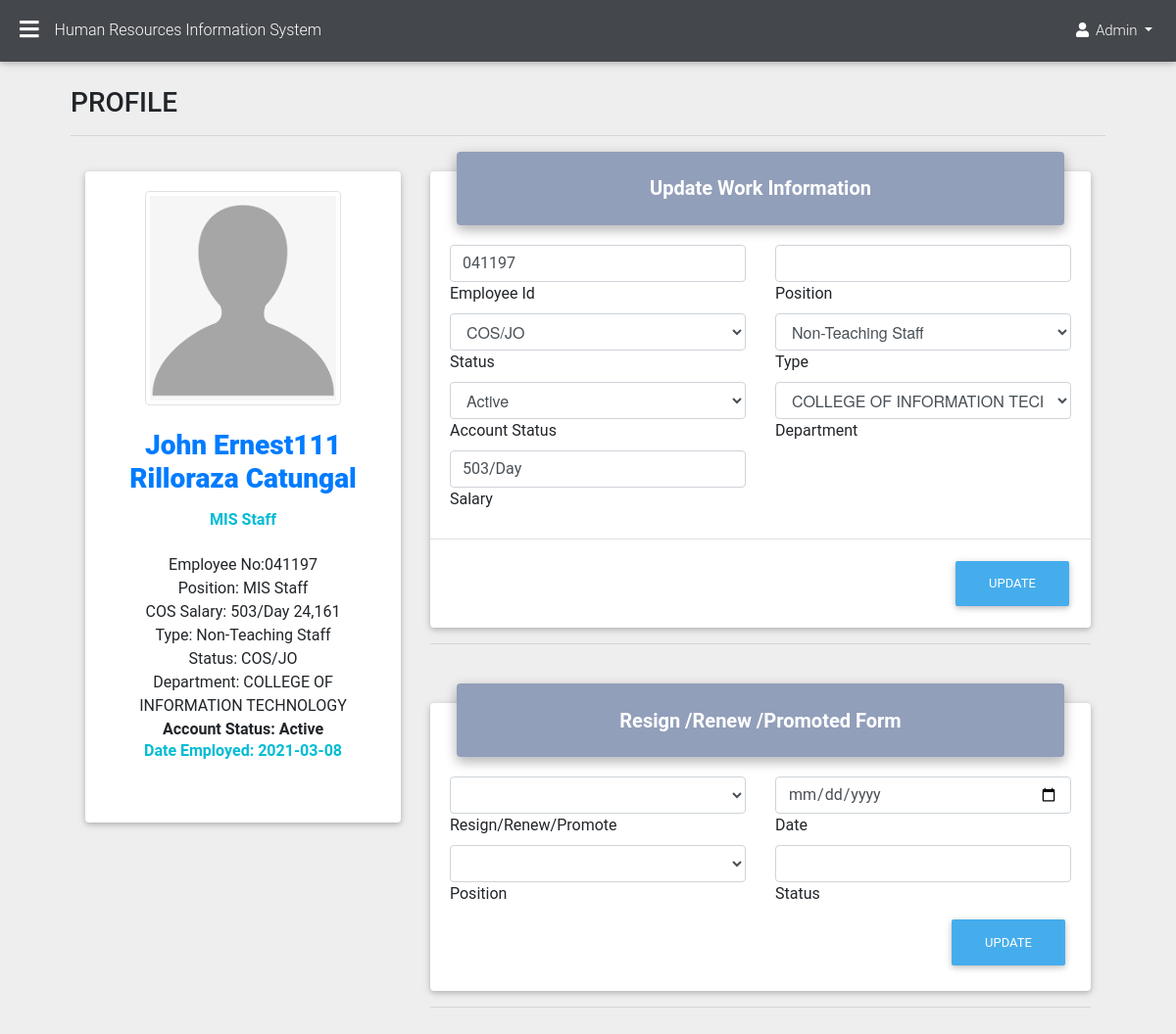
/HR-ADMIN/page/employee/employee_account_update.php (signed in), run on the app's committed database.
### tables this page shows
CREATE TABLE `emp_profile` (
  `profile_id` int(11) NOT NULL,
  `employee_picture` varchar(100) NOT NULL DEFAULT ' ',
  `employee_firstname` varchar(100) NOT NULL DEFAULT ' ',
  `employee_middlename` varchar(100) NOT NULL DEFAULT ' ',
  `employee_lastname` varchar(100) NOT NULL DEFAULT ' ',
  `employee_extensionname` varchar(100) NOT NULL DEFAULT ' ',
  `employee_datebirth` date NOT NULL,
  `employee_placebirth` varchar(100) NOT NULL DEFAULT ' ',
  `employee_sex` varchar(100) NOT NULL DEFAULT ' ',
  `employee_civilstatus` varchar(100) NOT NULL DEFAULT ' ',
  `employee_height` varchar(100) NOT NULL DEFAULT ' ',
  `employee_weight` varchar(100) NOT NULL DEFAULT ' ',
  `employee_bloodtype` varchar(100) NOT NULL DEFAULT ' ',
  `employee_citizenship` varchar(100) NOT NULL DEFAULT ' ',
  `employee_Rblock` varchar(100) NOT NULL DEFAULT ' ',
  `employee_Rstreet` varchar(100) NOT NULL DEFAULT ' ',
  `employee_Rvillage` varchar(100) NOT NULL DEFAULT ' ',
  `employee_Rbarangay` varchar(100) NOT NULL DEFAULT ' ',
  `employee_Rcity` varchar(100) NOT NULL DEFAULT ' ',
  `employee_Rprovince` varchar(100) NOT NULL DEFAULT ' ',
  `employee_Rzipcode` varchar(100) NOT NULL DEFAULT ' ',
  `employee_Pblock` varchar(100) NOT NULL DEFAULT ' ',
  `employee_Pstreet` varchar(100) NOT NULL DEFAULT ' ',
  `employee_Pvillage` varchar(100) NOT NULL DEFAULT ' ',
  `employee_Pbarangay` varchar(100) NOT NULL DEFAULT ' ',
  `employee_Pcity` varchar(100) NOT NULL DEFAULT ' ',
  `employee_Pprovince` varchar(100) NOT NULL DEFAULT ' ',
  `employee_Pzipcode` varchar(100) NOT NULL DEFAULT ' ',
  `employee_telephone` varchar(100) NOT NULL DEFAULT ' ',
  `employee_contact` varchar(100) NOT NULL DEFAULT ' ',
  `employee_gsis` varchar(100) NOT NULL DEFAULT ' ',
  `employee_pagibig` varchar(100) NOT NULL DEFAULT ' ',
  `employee_philhealth` varchar(100) NOT NULL DEFAULT ' ',
  `employee_sss` varchar(100) NOT NULL DEFAULT ' ',
  `employee_tin` varchar(100) NOT NULL DEFAULT ' ',
  `employee_agency` varchar(225) NOT NULL DEFAULT ' ',
  `employee_email` varchar(225) NOT NULL DEFAULT ' ',
  `account_id` int(11) NOT NULL
);

CREATE TABLE `account` (
  `Id` int(11) NOT NULL,
  `employee_id` varchar(100) NOT NULL DEFAULT ' ',
  `password` varchar(100) NOT NULL DEFAULT ' ',
  `role` varchar(100) NOT NULL DEFAULT ' ',
  `employee_position` varchar(100) NOT NULL DEFAULT ' ',
  `employee_department` varchar(100) NOT NULL DEFAULT ' ',
  `employee_salarygrade` varchar(100) NOT NULL DEFAULT ' ',
  `employee_salarystep` varchar(100) NOT NULL DEFAULT ' ',
  `employee_salarycos` varchar(100) NOT NULL DEFAULT ' ',
  `employee_type` varchar(100) NOT NULL DEFAULT ' ',
  `employee_status` varchar(100) NOT NULL DEFAULT ' ',
  `employee_start` varchar(100) NOT NULL DEFAULT ' ',
  `employee_active` varchar(100) NOT NULL DEFAULT ' ',
  `employee_history` varchar(100) NOT NULL DEFAULT ' ',
  `dated` varchar(100) NOT NULL DEFAULT ' '
);

CREATE TABLE `sheet1` (
  `sal_id` int(10) NOT NULL,
  `step` int(1) DEFAULT NULL,
  `amount` varchar(7) DEFAULT NULL,
  `salary_id` int(3) DEFAULT NULL
);

### HR-ADMIN/assets/hr_profile_query.php (called while the page is built, shortened)
<?php
$Id = $_SESSION['Id'];
$conn = dbConnect();
$account = $conn->prepare("SELECT * FROM emp_profile INNER JOIN account ON emp_profile.account_id = account.Id
    INNER JOIN emp_family ON emp_family.account_id =account.Id
    INNER JOIN emp_education ON   emp_education.account_id =account.Id
    INNER JOIN  emp_child ON emp_child.account_id = account.Id
    INNER JOIN emp_hobbies ON emp_hobbies.account_id = account.Id
    INNER JOIN emp_organization ON emp_organization.account_id = account.Id
    INNER JOIN emp_distinction ON emp_distinction.account_id = account.Id
    INNER JOIN emp_reference ON emp_reference.account_id = account.Id
    INNER JOIN emp_gov_id ON emp_gov_id.account_id = account.Id
WHERE account.Id = $Id ");
$account->execute();
$result = $account->fetch(PDO::FETCH_ASSOC);
$Id=$result['Id'];
$employee_id =$result['employee_id'];
$employee_picture=$result['employee_picture'];
    $default_picture ="../PICTURE/default.png";
    if(file_exists($employee_picture)){
        $profile_picture =$employee_picture;
    }else{
        $profile_picture =$default_picture;
    }
    ?>

### HR-ADMIN/assets/employee_profile_query.php (called while the page is built, shortened)
<?php
 $employee_position ='';
    ?>

### HR-ADMIN/page/employee/employee_account_update.php (the view, shortened to what this page needs)
<?php
include "../sidebar1.php";
include "../../assets/employee_profile_query.php";
include "../../assets/update_employee_account.php";
?>
<main>
<div class="">
<h1 class="h3 mb-2 text-gray-800">PROFILE</h1>
<hr>
    <div class="container-fluid">
      <section class="section">
        <div class="row">
          <div class="col-lg-4 mb-4">
            <div class="card card-cascade narrower">
              <div class="card-body card-body-cascade text-center">
              <img width="200" height="200" src="<?php echo $profile_picture;?>" class="mx-auto d-block img-thumbnail"  alt="Responsive-image" >
                <br>
                <div class="row flex-center">
                <div class="card-body pt-0 mt-0">
                  <a  href="employee_profile.php?edit=<?php echo $result['Id'];?>" data-toggle="tooltip" data-placement="top" title="View Personal Data Sheet">
                  <h3 href="employee_profile.php?edit=<?php echo $result['Id'];?>" class="mb-3 font-weight-bold"><center><strong><?php echo $result['employee_firstname'],'
                  ',$result['employee_middlename'],' ', $result['employee_lastname'] ;?></strong></center></h3></a>
                  <h6 class="font-weight-bold cyan-text mb-4"><center><?php echo $result['employee_position'];?></center></h6>
                  <p class="mt-4 text-muted"> <center>Employee No:<?php echo $result['employee_id'];;?>
                      <br>Position: <?php echo $result['employee_position'];?>
                      <?php
                    $conn = dbConnect();
                    $accountss = $conn->prepare("SELECT * FROM account WHERE Id = '$Id'");
                    $accountss->execute();
                    while($resultss = $accountss->fetch(PDO::FETCH_ASSOC)){
                    $Status= $resultss['employee_status'];
                    $salarycos= $resultss['employee_salarycos'];
                    $salgrade =$resultss['employee_salarygrade'];
                    $salstep =$resultss['employee_salarystep'];
                    $Status1 ="     <br>Salary Grade: $salgrade
                    <br>Salary Step:$salstep
                    <br>Salary: ";
                    $COSJO ="  <br>COS Salary: $salarycos  ";
                     if($Status == 'COS/JO'){
                        $Status =  $COSJO;
                    }else{
                        $Status =   $Status1;
                      }
                      echo '<tr>
                                    <td>'.$Status.'</td>
                            </tr>';
                    }
                    ?>
                   <?php
                                  $conn = dbConnect();
                                  $account9 = $conn->prepare("SELECT * FROM sheet1 INNER JOIN account ON account.employee_salarygrade = sheet1.salary_id
                                  AND account.employee_salarystep = sheet1.step WHERE Id = '$Id'");
                                  $account9->execute();
                                  while($result9 = $account9->fetch(PDO::FETCH_ASSOC)):;
                                  echo $result9['amount'];
                                  endwhile;?>
                      <br>Type: <?php echo $result['employee_type'];?>
                      <br>Status:  <?php echo $result['employee_status'];?>
                      <br>Department: <?php echo $result['employee_department'];?>
                      <br ><b>Account Status: <?php echo $result['employee_active'];?> </b></center></p>
                      <h6 class="font-weight-bold cyan-text mb-4"><center>Date Employed: <?php echo $result['employee_start'];?></center></h6>
                  </div>
                </div>
              </div>
                          </div>
          </div>
          <div class="col-lg-8 mb-4">
            <div class="card card-cascade narrower">
              <div class="view view-cascade gradient-card-header mdb-color lighten-3">
                <h5 class="mb-0 font-weight-bold">Update Work Information</h5>
              </div>
              <div class="card-body card-body-cascade ">
                <form method="POST"  action="">
                    <div class="row">
                    <div class="col-md-6">
                      <div class="form mb-0">
                        <input type="text" id="form2" class="form-control validate" name="employee_idd" value="<?php echo$employee_id;?>">
                        <label >Employee Id</label>
                      </div>
                    </div>
                    <div class="col-md-6">
                      <div class="form mb-0">
                        <input type="text" id="form2" class="form-control validate" name="employee_positiond" value="<?php echo$employee_position;?>">
                        <label >Position</label>
                      </div>
                    </div>
                    <div class="col-md-6">
                      <div class="form mb-0">
                      <select class="form-control" id ="employee_status" name="employee_statusd" required>
                                    <option><?php echo $result['employee_status'];?></option>
                                </select>
                                <label >Status</label>
                      </div>
                    </div>
                    <div class="col-md-6">
                      <div class="form mb-0">
                      <select class="form-control" id ="employee_type" name="employee_typed" required>
                                    <option><?php echo $result['employee_type'];?></option>
                      </select>
                        <label >Type</label>
                      </div>
                    </div>
                    <div class="col-md-6">
                      <div class="form mb-0">
                      <select class="form-control" id ="employee_actived" name="employee_actived" required>
                                    <option><?php echo $result['employee_active'];?></option>
                                </select>
                        <label >Account Status</label>
                      </div>
                    </div>
                    <div class="col-md-6">
                      <div class="form mb-0">
                      <select class="form-control" id ="employee_department" name="employee_departmentd" >
                                            <option ><?php echo $result['employee_department'];?></option>
                                </select>
                        <label >Department</label>
                      </div>
                    </div>
                    <?php
                                $conn = dbConnect();
                                $account = $conn->prepare("SELECT * FROM account
                              WHERE Id = '$Id'");
                                $account->execute();
                                while($result = $account->fetch(PDO::FETCH_ASSOC)){
                                $Status= $result['employee_status'];
                                $employee_salarycos = $result['employee_salarycos'];
                        $COSJO ="
                        <div class='col-md-6'>
                        <div class='form mb-0'>
                        <div class='form mb-0'>
                          <input type='text' id='form2' class='form-control validate' name='employee_salarycosd' value='$employee_salarycos'>
                        </div>
                          <label >Salary</label>
                        </div>
                      </div>  ";
                        if($Status == 'COS/JO'){
                            $Status =  $COSJO;
                        }else{
                            $Status =   $Status1;
                                                                                }
                          echo $Status;
                        }
                    ?>
                     </div>
                    </div>
                    <div class="modal-footer">
                        <a type="button" class="btn btn-primary" href="#" data-toggle="modal" data-target="#UpdateWorkInfo1" >Update</a>
                    </div>
                    </div>
                 <hr>
<br>
<div class="card card-cascade narrower">
  <div class="view view-cascade gradient-card-header mdb-color lighten-3">
    <h5 class="mb-0 font-weight-bold">Resign /Renew /Promoted Form</h5>
  </div>
  <div class="card-body card-body-cascade ">
    <form method="POST"  action="">
      <div class="row">
        <div class="col-md-6">
          <div class="form mb-0">
              <select class="form-control" id ="work_history" name="work_history" required>
                <option></option>
                <option value="Resign">Resign</option>
              </select>
                <label >Resign/Renew/Promote</label>
          </div>
        </div>
        <div class="col-md-6">
          <div class="form mb-0">
            <input type="date" id="date_work" class="form-control validate" name="date_work" required >
            <label >Date</label>
          </div>
        </div>
        <div class="col-md-6">
          <div class="form mb-0">
              <select class="form-control" id ="employee_status" name="work_status" required>
                  <option><?php echo$employee_status;?></option>
                  <option value="Contractual">Contractual</option>
              </select>
            <label >Position</label>
          </div>
        </div>
        <div class="col-md-6">
          <div class="form mb-0">
            <input type="text" id="date_work" class="form-control validate" name="work_position" value="<?php echo$employee_position;?>" required >
            <label >Status</label>
          </div>
        </div>
        <div class="col-md-6">
        </div>
        <div class="col-md-6 text-right">
            <button type="submit" class="btn btn-primary  " id="History" name="History" >Update</button>
        </div>
      </div>
    </form>
  </div>
</div>
<hr>
<br>
            </div>
          </div>
            </div>
    </div>
 </main>

### data on the page
emp_profile: employee_firstname "John Ernest111", employee_middlename "Rilloraza", employee_lastname "Catungal", account.employee_position "MIS Staff", account.employee_id "041197", employee_idd "041197"
account: employee_salarycos "503/Day", employee_salarycosd "503/Day"
sheet1: amount "24,161"

### other printed values
$_SESSION['role'] "Admin"
$result['employee_type'] "Non-Teaching Staff"
$result['employee_status'] "COS/JO"
$result['employee_department'] "COLLEGE OF INFORMATION TECHNOLOGY"
$result['employee_active'] "Active"
$result['employee_start'] "2021-03-08"
form field employee_statusd "COS/JO"
form field employee_typed "Non-Teaching Staff"
form field employee_actived "Active"
form field employee_departmentd "COLLEGE OF INFORMATION TECHNOLOGY"
